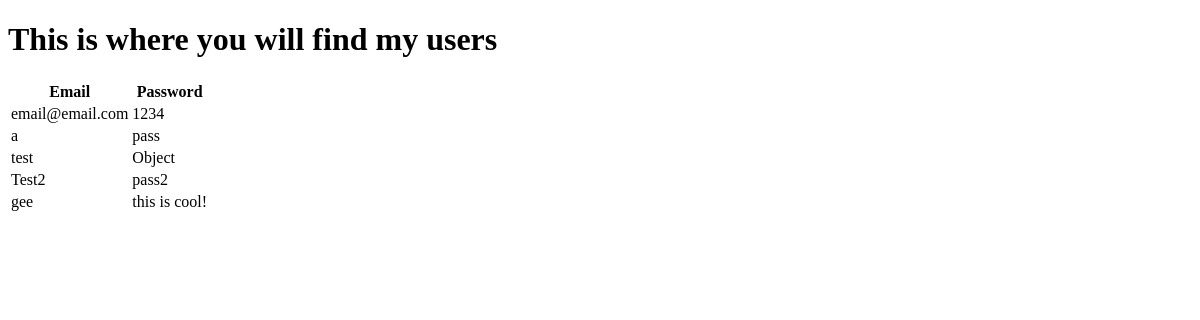
The app's page /all_users, older data.
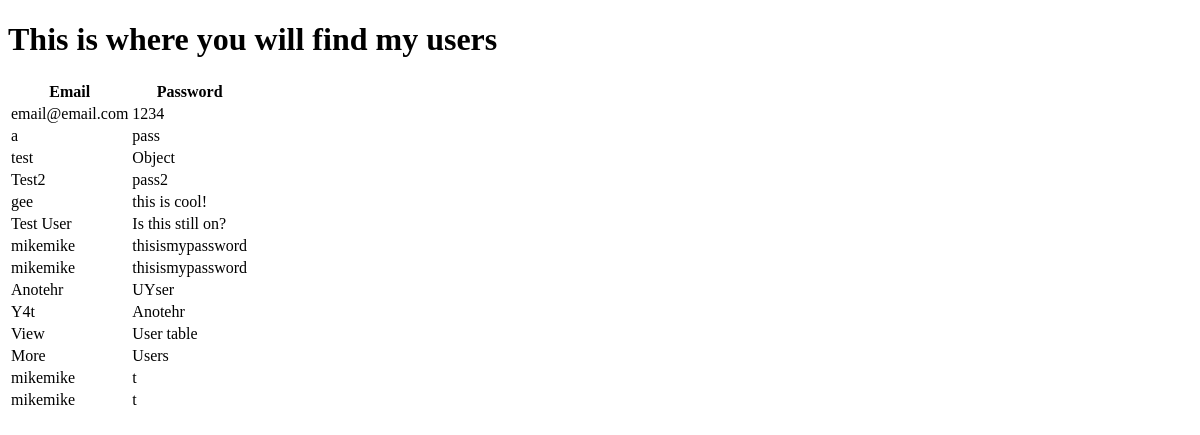
The same page, newer data.
### user_app/models.py (models this page shows)
class User(models.Model):
    email = models.CharField(max_length=100)
    password = models.CharField(max_length=100)

### user_app/views.py (the view)
# urls.py: path('all_users', views.show_users),
def show_users(request):
    context = {
        'all_users': User.objects.all()
    }
    return render(request, 'users.html', context)

### user_app/templates/users.html (shortened to what this page needs)
<!DOCTYPE html>
<html lang="en">
<head>
</head>
<body>
    <h1>This is where you will find my users</h1>
    <table>
        <tr>
            <th>Email</th>
            <th>Password</th>
        </tr>
        {% for user in all_users %}
        <tr>
            <td>{{user.email}}</td>
            <td>{{user.password}}</td>
        </tr>
        {% endfor %}
    </table>
</body>
</html>

Row changes from the older to the newer data that the page shows:
added User: email "Test User", password "Is this still on?"
added User: email "mikemike", password "thisismypassword"
added User: email "mikemike", password "thisismypassword"
added User: email "Anotehr", password "UYser"
added User: email "Y4t", password "Anotehr"
added User: email "View", password "User table"
added User: email "More", password "Users"
added User: email "mikemike", password "t"
added User: email "mikemike", password "t"
